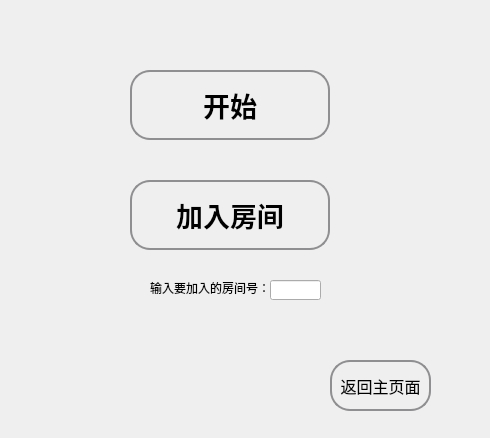
<?xml version="1.0" encoding="UTF-8"?>
<ui version="4.0">
 <class>RoomSelect</class>
 <widget class="QWidget" name="RoomSelect">
  <property name="geometry">
   <rect>
    <x>0</x>
    <y>0</y>
    <width>490</width>
    <height>438</height>
   </rect>
  </property>
  <property name="windowTitle">
   <string>Form</string>
  </property>
  <widget class="QPushButton" name="createRoomBt">
   <property name="geometry">
    <rect>
     <x>130</x>
     <y>70</y>
     <width>200</width>
     <height>70</height>
    </rect>
   </property>
   <property name="baseSize">
    <size>
     <width>200</width>
     <height>70</height>
    </size>
   </property>
   <property name="font">
    <font>
     <family>Microsoft Sans Serif</family>
     <pointsize>20</pointsize>
     <weight>75</weight>
     <bold>true</bold>
    </font>
   </property>
   <property name="styleSheet">
    <string notr="true">QPushButton {
         border: 2px solid #8f8f91;
         border-radius: 20px;
         background-color: qlineargradient(x1: 0, y1: 0, x2: 0, y2: 1,
                                           stop: 0 #00A1F1, stop: 1 #0072C6);
     }
 
     QPushButton:pressed {
         background-color: qlineargradient(x1: 0, y1: 0, x2: 0, y2: 1,
                                           stop: 0 #dadbde, stop: 1 #f6f7fa);
     }
 QPushButton:default {
         border-color: navy; /* 使得按钮显示变得更加突出 */
     }
</string>
   </property>
   <property name="text">
    <string>开始</string>
   </property>
  </widget>
  <widget class="QPushButton" name="joinRoomBt">
   <property name="geometry">
    <rect>
     <x>130</x>
     <y>180</y>
     <width>200</width>
     <height>70</height>
    </rect>
   </property>
   <property name="baseSize">
    <size>
     <width>200</width>
     <height>70</height>
    </size>
   </property>
   <property name="font">
    <font>
     <family>Microsoft Sans Serif</family>
     <pointsize>20</pointsize>
     <weight>75</weight>
     <bold>true</bold>
    </font>
   </property>
   <property name="styleSheet">
    <string notr="true">QPushButton {
         border: 2px solid #8f8f91;
         border-radius: 20px;
         background-color: qlineargradient(x1: 0, y1: 0, x2: 0, y2: 1,
                                           stop: 0 #00A1F1, stop: 1 #0072C6);
     }
 
     QPushButton:pressed {
         background-color: qlineargradient(x1: 0, y1: 0, x2: 0, y2: 1,
                                           stop: 0 #dadbde, stop: 1 #f6f7fa);
     }
 QPushButton:default {
         border-color: navy; /* 使得按钮显示变得更加突出 */
     }
</string>
   </property>
   <property name="text">
    <string>加入房间</string>
   </property>
  </widget>
  <widget class="QLineEdit" name="joinRoomIdInput">
   <property name="geometry">
    <rect>
     <x>270</x>
     <y>280</y>
     <width>51</width>
     <height>20</height>
    </rect>
   </property>
  </widget>
  <widget class="QLabel" name="label">
   <property name="geometry">
    <rect>
     <x>150</x>
     <y>280</y>
     <width>120</width>
     <height>16</height>
    </rect>
   </property>
   <property name="text">
    <string>输入要加入的房间号：</string>
   </property>
  </widget>
  <widget class="QPushButton" name="backhomeBt">
   <property name="geometry">
    <rect>
     <x>330</x>
     <y>360</y>
     <width>101</width>
     <height>51</height>
    </rect>
   </property>
   <property name="baseSize">
    <size>
     <width>200</width>
     <height>70</height>
    </size>
   </property>
   <property name="font">
    <font>
     <family>Microsoft Sans Serif</family>
     <pointsize>12</pointsize>
     <weight>50</weight>
     <bold>false</bold>
    </font>
   </property>
   <property name="styleSheet">
    <string notr="true">QPushButton {
         border: 2px solid #8f8f91;
         border-radius: 20px;
         background-color: qlineargradient(x1: 0, y1: 0, x2: 0, y2: 1,
                                           stop: 0 #00A1F1, stop: 1 #0072C6);
     }
 
     QPushButton:pressed {
         background-color: qlineargradient(x1: 0, y1: 0, x2: 0, y2: 1,
                                           stop: 0 #dadbde, stop: 1 #f6f7fa);
     }
 QPushButton:default {
         border-color: navy; /* 使得按钮显示变得更加突出 */
     }
</string>
   </property>
   <property name="text">
    <string>返回主页面</string>
   </property>
  </widget>
 </widget>
 <resources/>
 <connections/>
</ui>
